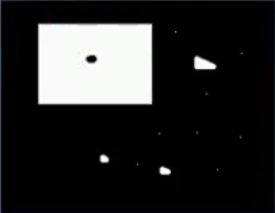
#> input picture code_images/bin2.jpg, 275 x 213 px
$ python case_21_erode_dilate.py
#> lines starting #> are read from the running program, lines starting #| are printed output that depends on the picture; after the words box and inside, x2 and y2 are one past the last pixel; in counts of white or black regions, pixels touching at a corner belong together
#> in main, img is the input picture: shape (213, 275, 3); mean B, G, R 41.3, 41, 40.8
import cv2 as cv
import numpy as np
from matplotlib import pyplot as plt

'''
形态学操作是根据图像形状进行的简单操作。一般情况下对二值化图像进行的操作。
需要输入两个参数，一个是原始图像，第二个被称为结构化元素或核，它是用来决定操作的性质的。
两个基本的形态学操作是腐蚀和膨胀。

    腐蚀:用最小值替换中心像素。除白噪声很有用，也可以用来断开两个连在一块的物体等
    膨胀:用最大值替换中心像素。增加图像中的白色区域（前景），也可以用来连接两个分开的物体。


结构化元素
    1.使用 Numpy 构建结构化元素，它是正方形的。
    2. cv2.getStructuringElement(shape, ksize, anchor=None)。你只需要告诉他你需要的核的形状和大小。构建一个椭圆形/圆形的核
            - shape:
                cv2.MORPH_RECT      矩形
                cv2.MORPH_ELLIPSE   椭圆
                cv2.MORPH_CROSS     十字
'''


# 腐蚀
def erode_demo(image):
    print(image.shape)
#| (213, 275, 3)
    gray = cv.cvtColor(image, cv.COLOR_BGR2GRAY)
    ret, binary = cv.threshold(gray, 0, 255, cv.THRESH_BINARY | cv.THRESH_OTSU)
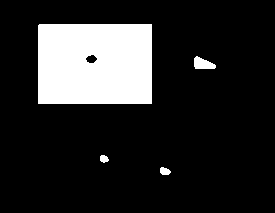
#> binary: shape (213, 275); 16% white; 4 white regions, box (x1, y1, x2, y2) and area: (38, 24, 152, 104) 9056, (194, 56, 216, 69) 195, (160, 167, 171, 175) 67, (100, 155, 109, 163) 54
#> ret = 121
    cv.imshow("binary", binary)

    # 得到结构元素
    kernel = cv.getStructuringElement(cv.MORPH_RECT, (5, 5))
    dst = cv.erode(binary, kernel)
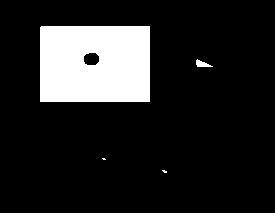
#> dst: shape (213, 275); 14.2% white; 4 white regions (2 under 20 px), largest, box (x1, y1, x2, y2) and area: (40, 26, 150, 102) 8204, (196, 59, 213, 67) 74
    cv.imshow("erode_image", dst)


# 膨胀
def dilate_demo(image):
    print(image.shape)
#| (213, 275, 3)
    gray = cv.cvtColor(image, cv.COLOR_BGR2GRAY)
    ret, binary = cv.threshold(gray, 0, 255, cv.THRESH_BINARY | cv.THRESH_OTSU)
#> ret = 121
    cv.imshow("binary", binary)

    # 得到结构元素
    kernel = cv.getStructuringElement(cv.MORPH_RECT, (5, 5))
    dst = cv.dilate(binary, kernel)
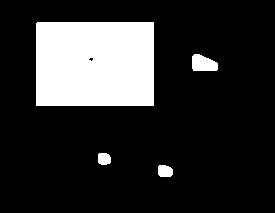
#> dst: shape (213, 275); 18% white; 4 white regions, box (x1, y1, x2, y2) and area: (36, 22, 154, 106) 9903, (192, 54, 218, 71) 351, (158, 165, 173, 177) 159, (98, 153, 111, 165) 138
    cv.imshow("dilate_image", dst)


def main():
    # 读取图片
    img = cv.imread("../code_images/bin2.jpg")

    # 创建窗口，窗口尺寸自动调整
    # cv.namedWindow("lena", cv.WINDOW_AUTOSIZE)

    # 显示图片
    cv.imshow("lena", img)

    erode_demo(img)
    dilate_demo(img)

    # 等待键盘输入
    cv.waitKey(0)
    cv.destroyAllWindows()


if __name__ == '__main__':
    main()

$ run again, with code_images/bin1.jpg copied over code_images/bin2.jpg
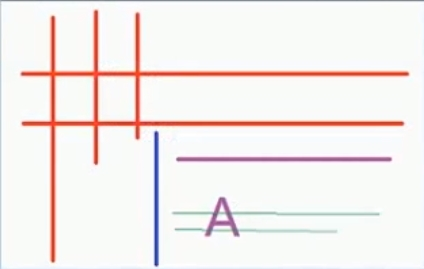
#> input picture code_images/bin1.jpg, 424 x 269 px
#> in main, img is the input picture: shape (269, 424, 3); mean B, G, R 236.1, 237.9, 244.4
#| (269, 424, 3)
#> in erode_demo, `ret, binary = cv.threshold(gray, 0, 255, cv.THRESH_BINARY | cv.THRESH_..`:
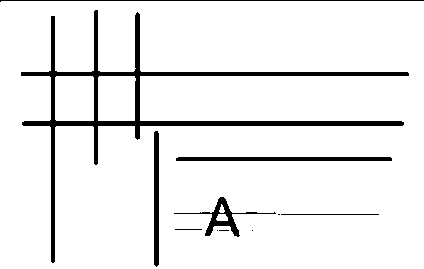
#> binary: shape (269, 424); 92.7% white; 11 black regions (4 under 20 px), largest, box (x1, y1, x2, y2) and area: (21, 10, 409, 263) 5584, (176, 157, 392, 161) 861, (154, 131, 159, 267) 671
#> in erode_demo, `ret, binary = cv.threshold(gray, 0, 255, cv.THRESH_BINARY | cv.THRESH_..`: ret = 190
#| (269, 424, 3)
#> in dilate_demo, `dst = cv.dilate(binary, kernel)`:
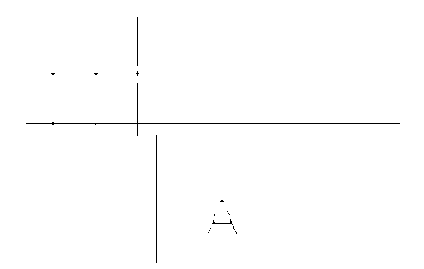
#> dst: shape (269, 424); 99.4% white; black in thin lines or dots, all inside (x1, y1, x2, y2) = (26, 17, 400, 263)
